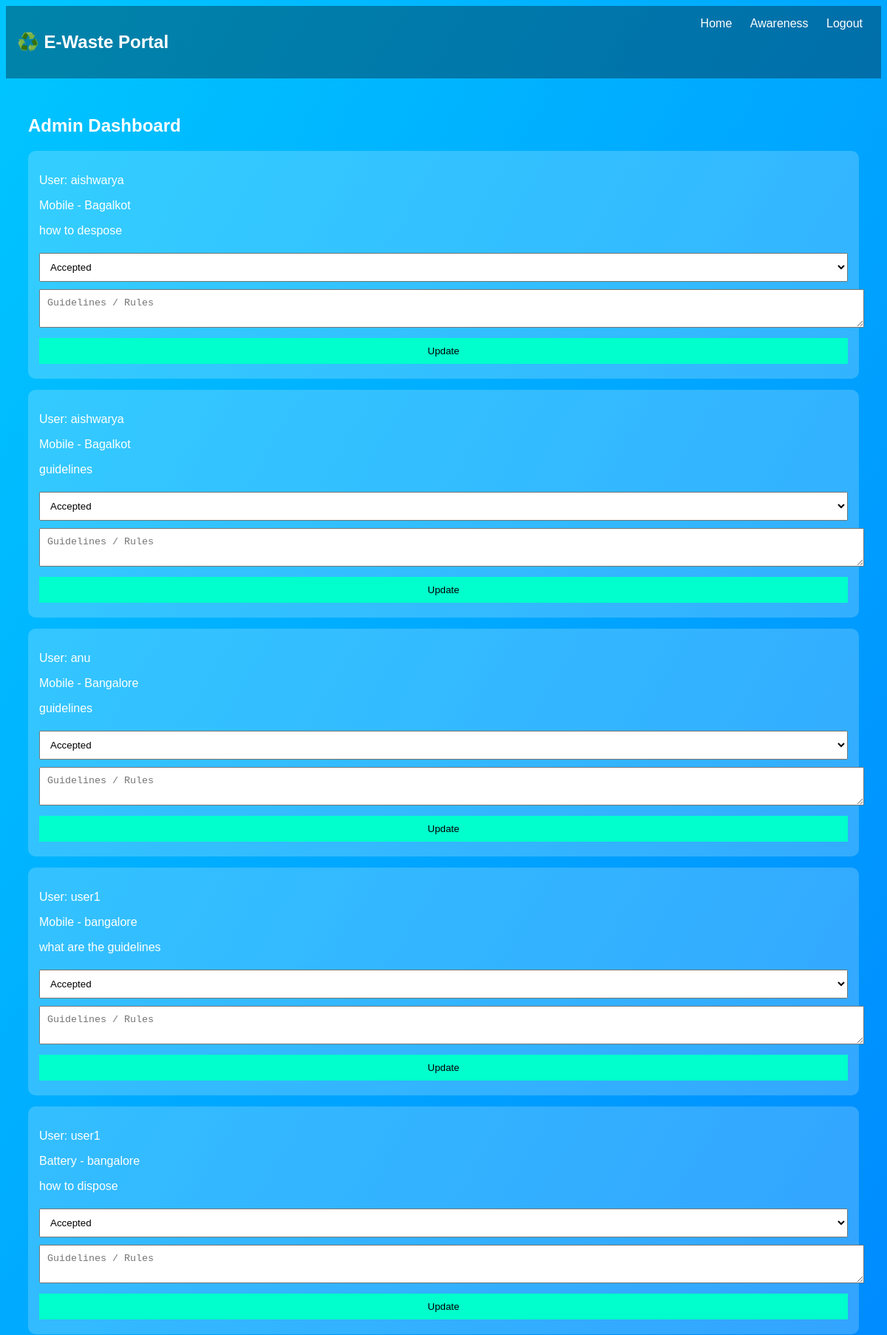
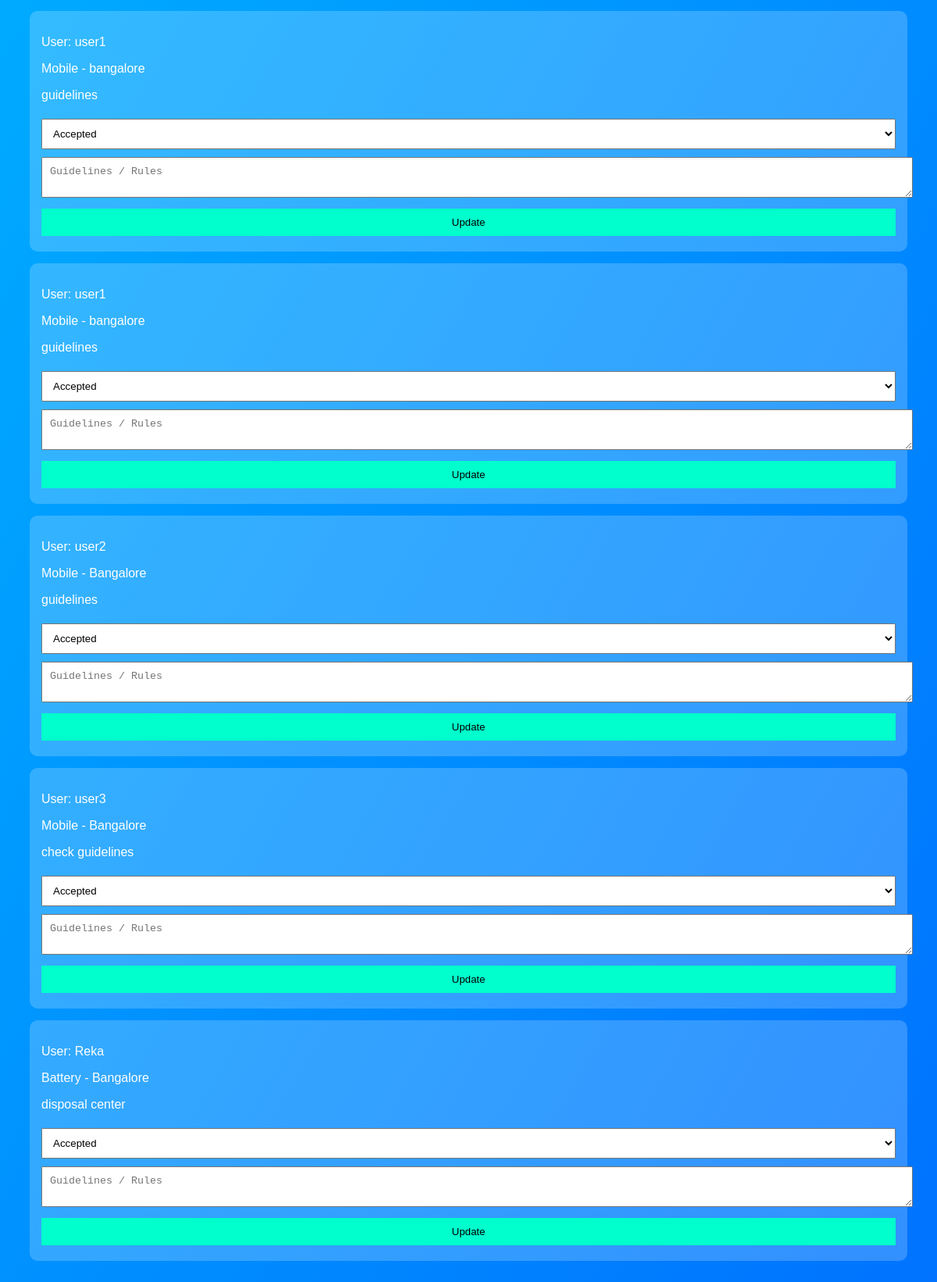
The page /admin_dashboard (signed in) on the database its author committed (2 pictures, top to bottom).
### tables this page shows
CREATE TABLE requests(
        id INTEGER PRIMARY KEY AUTOINCREMENT,
        user_id INTEGER,
        product TEXT,
        city TEXT,
        query TEXT,
        status TEXT,
        response TEXT
    );

CREATE TABLE users(
        id INTEGER PRIMARY KEY AUTOINCREMENT,
        username TEXT UNIQUE,
        password TEXT,
        city TEXT
    );

### app.py (the view)
@app.route("/admin_dashboard", methods=["GET","POST"])
def admin_dashboard():
    if session.get("role") != "admin":
        return redirect(url_for("admin_login"))
    db = get_db()
    if request.method == "POST":
        db.execute(
            "UPDATE requests SET status=?, response=? WHERE id=?",
            (request.form["status"], request.form["response"], request.form["id"])
        )
        db.commit()
    data = db.execute("""
        SELECT r.id, u.username, r.product, r.city, r.query, r.status
        FROM requests r JOIN users u ON r.user_id=u.id
    """).fetchall()
    db.close()
    return render_template("admin_dashboard.html", data=data)

### app.py (called while the page is built)
def get_db():
    return sqlite3.connect("database.db")

### templates/admin_dashboard.html (shortened to what this page needs)
{% extends 'base.html' %}
{% block content %}
<h2>Admin Dashboard</h2>
{% for r in data %}
<form method="post" class="box">
<p>User: {{r[1]}}</p>
<p>{{r[2]}} - {{r[3]}}</p>
<p>{{r[4]}}</p>
<select name="status">
<option>Accepted</option>
</select>
<textarea name="response" placeholder="Guidelines / Rules"></textarea>
<button>Update</button>
</form>
{% endfor %}
{% endblock %}

### templates/base.html (shortened to what this page needs)
<!DOCTYPE html>
<html>
<head>
    <link rel="stylesheet" href="{{ url_for('static', filename='css/style.css') }}">
    <link rel="stylesheet" href="https://cdnjs.cloudflare.com/ajax/libs/font-awesome/6.5.0/css/all.min.css">
</head>
<body>
<nav>
    <h2>♻️ E-Waste Portal</h2>
    <div>
        <a href="/">Home</a>
        <a href="/awareness">Awareness</a>
        <a href="/logout">Logout</a>
    </div>
</nav>
<div class="container">
    {% block content %}{% endblock %}
</div>
</body>
</html>

### static/css/style.css (style rules this page uses)
body { font-family: Arial; background: linear-gradient(120deg,#00c6ff,#0072ff); color:white; }
nav { display:flex; justify-content:space-between; padding:15px; background:#00000055; }
nav a { color:white; margin:10px; text-decoration:none; }
.container { padding:30px; }
.box { background:#ffffff33; padding:15px; margin:15px 0; border-radius:10px; }
input, select, textarea, button { width:100%; padding:10px; margin:5px 0; }
button { background:#00ffcc; border:none; cursor:pointer; }

### rows shown on the page
requests: username "aishwarya", product "Mobile", city "Bagalkot", query "how to despose"
requests: username "aishwarya", product "Mobile", city "Bagalkot", query "guidelines"
requests: username "anu", product "Mobile", city "Bangalore", query "guidelines"
requests: username "user1", product "Mobile", city "bangalore", query "what are the guidelines"
requests: username "user1", product "Battery", city "bangalore", query "how to dispose"
requests: username "user1", product "Mobile", city "bangalore", query "guidelines"
requests: username "user1", product "Mobile", city "bangalore", query "guidelines"
requests: username "user2", product "Mobile", city "Bangalore", query "guidelines"
requests: username "user3", product "Mobile", city "Bangalore", query "check guidelines"
requests: username "Reka", product "Battery", city "Bangalore", query "disposal center"
